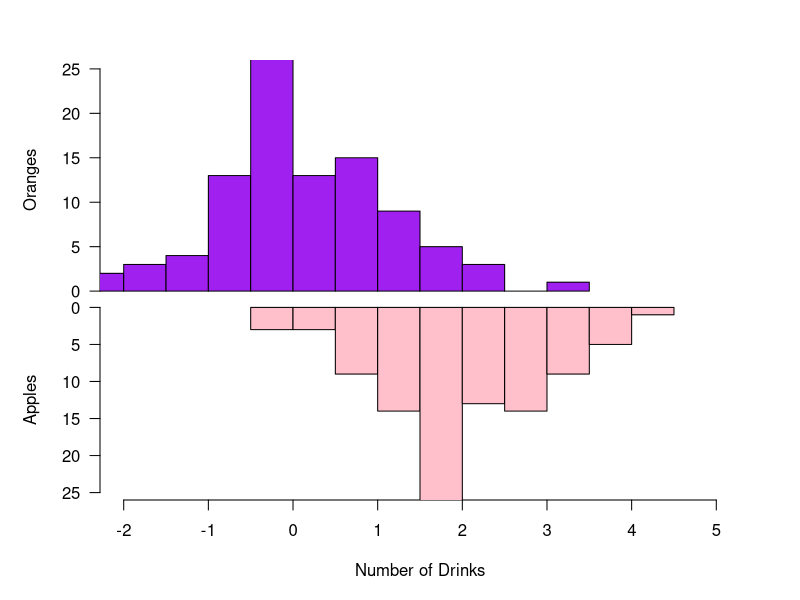

Here is the R script that generated this plot:
## ---- chunk 1
#Create Data
x1 = rnorm(100)
x2 = rnorm(100)+rep(2,100)
par(mfrow=c(2,1))
 
#Make the plot
par(mar=c(0,5,3,3))
hist(x1 , main="" , xlim=c(-2,5), ylab="Oranges", xlab="", ylim=c(0,25) , xaxt="n", las=1 , col="purple", breaks=10)
par(mar=c(5,5,0,3))
hist(x2 , main="" , xlim=c(-2,5), ylab="Apples", xlab="Number of Drinks", ylim=c(25,0) , las=1 , col="pink"  , breaks=10)
